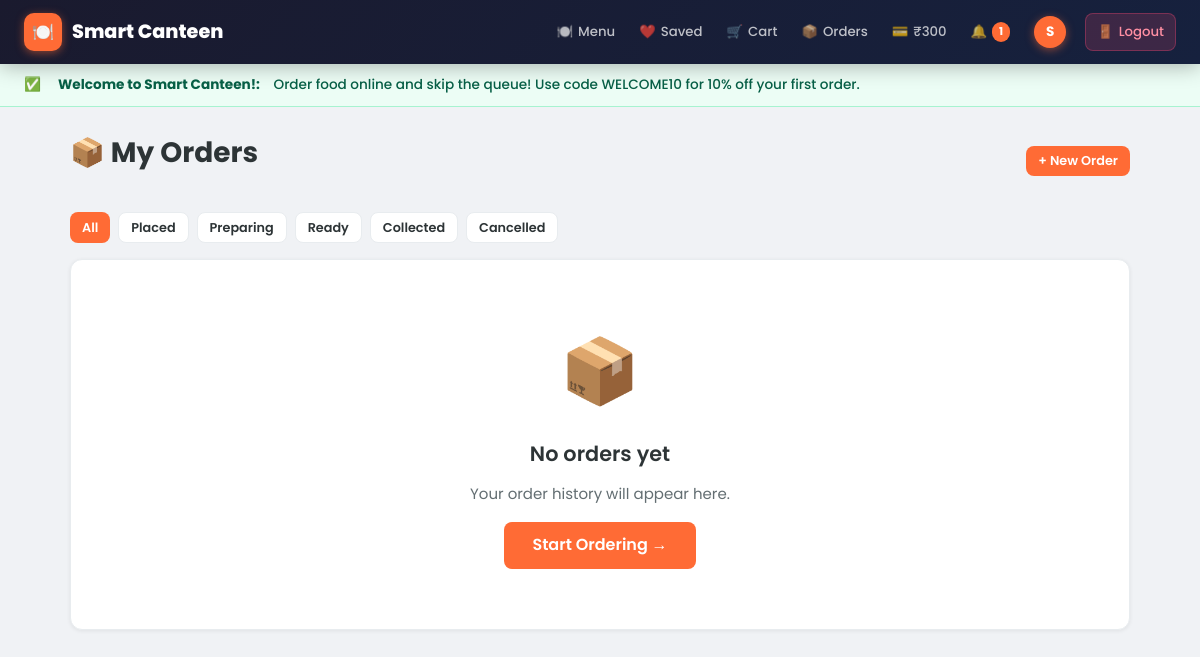
Page /orders (signed in) on the committed database.
### tables this page shows
CREATE TABLE users(
        id INTEGER PRIMARY KEY AUTOINCREMENT, name TEXT, college_id TEXT,
        email TEXT UNIQUE, password TEXT, role TEXT DEFAULT 'student',
        wallet REAL DEFAULT 0, phone TEXT DEFAULT '', bio TEXT DEFAULT '');

CREATE TABLE announcements(
        id INTEGER PRIMARY KEY AUTOINCREMENT, title TEXT, content TEXT,
        type TEXT DEFAULT 'info', active INTEGER DEFAULT 1,
        created_at TEXT DEFAULT (datetime('now','localtime')));

### app.py (the view)
@app.route("/orders")
@login_required
def orders():
    status_filter = request.args.get("status", "")
    sql = "SELECT * FROM orders WHERE user_id=?"
    args = [session["uid"]]
    if status_filter:
        sql += " AND status=?"; args.append(status_filter)
    sql += " ORDER BY id DESC"
    rows = many(sql, args)
    return render_template("orders.html", orders=rows, status_filter=status_filter,
                           statuses=STATUSES + ["Cancelled"])

### app.py (called while the page is built)
def db():
    if "db" not in g:
        g.db = sqlite3.connect(DB)
        g.db.row_factory = sqlite3.Row
        g.db.execute("PRAGMA journal_mode=WAL")
        g.db.execute("PRAGMA foreign_keys=ON")
    return g.db

def one(sql, a=()):
    return db().execute(sql, a).fetchone()

def many(sql, a=()):
    return db().execute(sql, a).fetchall()

def login_required(f):
    @wraps(f)
    def w(*a, **k):
        if "uid" not in session:
            flash("Please sign in to continue.")
            return redirect(url_for("login"))
        return f(*a, **k)
    return w

@app.context_processor
def inject():
    d = {"wallet_bal": 0, "ready_count": 0, "cart_count": 0,
         "unread_notif": 0, "active_announcements": []}
    if session.get("uid"):
        if session.get("role") != "admin":
            u = one("SELECT wallet FROM users WHERE id=?", (session["uid"],))
            if u:
                d["wallet_bal"] = u["wallet"]
            d["ready_count"] = one(
                "SELECT COUNT(*) FROM orders WHERE user_id=? AND status='Ready'",
                (session["uid"],))[0]
            d["cart_count"] = sum(session.get("cart", {}).values())
            d["unread_notif"] = one(
                "SELECT COUNT(*) FROM notifications WHERE user_id=? AND is_read=0",
                (session["uid"],))[0]
        d["active_announcements"] = many(
            "SELECT * FROM announcements WHERE active=1 ORDER BY id DESC LIMIT 3")
    return d

### templates/orders.html (shortened to what this page needs)
{% extends "base.html" %}
{% block content %}
<div class="page-header">
  <h1>📦 My Orders</h1>
  <a href="/menu" class="btn btn-primary btn-sm">+ New Order</a>
</div>
<div class="d-flex gap-sm flex-wrap mb-md">
  <a href="/orders" class="btn btn-sm {{ 'btn-primary' if not status_filter else 'btn-secondary' }}">All</a>
  {% for s in statuses %}
  <a href="/orders?status={{ s }}" class="btn btn-sm {{ 'btn-primary' if status_filter == s else 'btn-secondary' }}">{{
    s }}</a>
  {% endfor %}
</div>
{% if orders %}
<div class="card mb-0">
  <div class="table-wrapper">
    <table>
      <thead>
        <tr>
          <th>Token</th>
          <th>Date</th>
          <th>Slot</th>
          <th>Items</th>
          <th>Total</th>
          <th>Payment</th>
          <th>Status</th>
          <th></th>
        </tr>
      </thead>
      <tbody>
        {% for o in orders %}
        <tr>
          <td class="font-mono fw-bold" style="color:var(--primary);">{{ o.token }}</td>
          <td class="fs-sm text-muted">{{ o.order_date }}</td>
          <td class="fs-sm">{{ o.pickup_slot }}</td>
          <td class="fs-sm text-muted">—</td>
          <td class="fw-bold">₹{{ '%.0f'|format(o.total) }}</td>
          <td>
            <span class="badge badge-{{ o.payment_status }}">{{ o.payment_status }}</span>
          </td>
          <td>
            <span class="badge badge-{{ o.status }}">{{ o.status }}</span>
          </td>
          <td>
            <div class="d-flex gap-sm">
              <a href="/order/{{ o.id }}" class="btn btn-secondary btn-sm">View</a>
              {% if o.status not in ['Cancelled'] %}
              <a href="/reorder/{{ o.id }}" class="btn btn-primary btn-sm">Reorder</a>
              {% endif %}
            </div>
          </td>
        </tr>
        {% endfor %}
      </tbody>
    </table>
  </div>
</div>
{% else %}
<div class="card text-center" style="padding:60px 20px;">
  <div style="font-size:4rem;margin-bottom:14px;">📦</div>
  <h2>No orders yet</h2>
  <p class="text-muted mb-md">Your order history will appear here.</p>
  <a href="/menu" class="btn btn-primary btn-lg">Start Ordering →</a>
</div>
{% endif %}
{% endblock %}

### templates/base.html (shortened to what this page needs)
<!DOCTYPE html>
<html lang="en">
<head>
<link rel="stylesheet" href="{{ url_for('static', filename='style.css') }}">
</head>
<body>
<nav class="navbar">
  <a href="/" class="brand">
    <div class="brand-icon">🍽️</div>
    <span>Smart Canteen</span>
  </a>
  <div class="nav-links">
    {% if session.role == 'admin' %}
      <a href="/admin" class="nav-link">📊 Dashboard</a>
      <a href="/admin/orders" class="nav-link">🧾 Orders</a>
      <a href="/admin/menu" class="nav-link">🍽️ Menu</a>
      <a href="/admin/analytics" class="nav-link">📈 Analytics</a>
      <a href="/admin/students" class="nav-link">👨‍🎓 Students</a>
    {% elif session.uid %}
      <a href="/menu" class="nav-link">🍽️ <span>Menu</span></a>
      <a href="/favorites" class="nav-link">❤️ <span>Saved</span></a>
      <a href="/cart" class="nav-link">🛒 <span>Cart</span>
      </a>
      <a href="/orders" class="nav-link">📦 <span>Orders</span></a>
      <a href="/wallet" class="nav-link">💳 <span>₹{{ '%.0f'|format(wallet_bal) }}</span></a>
      <a href="/notifications" class="nav-link">🔔
        {% if unread_notif %}<span class="nav-badge pulse">{{ unread_notif }}</span>{% endif %}
      </a>
      <a href="/profile" class="nav-link">
        <div class="nav-avatar">{{ session.name[0].upper() if session.name else 'U' }}</div>
      </a>
    {% endif %}
    {% if session.uid %}
      <a href="/logout" class="nav-link" title="Sign out" style="margin-left:6px;background:rgba(239,71,111,0.18);color:#FF8FA3;border:1px solid rgba(239,71,111,0.35);">🚪 <span>Logout</span></a>
    {% endif %}
  </div>
</nav>
{% for ann in active_announcements %}
<div class="announcement-bar {{ ann.type }}">
  {% if ann.type == 'success' %}✅{% elif ann.type == 'warning' %}⚠️{% else %}ℹ️{% endif %}
  &nbsp;<strong>{{ ann.title }}:</strong>&nbsp;{{ ann.content }}
</div>
{% endfor %}
{% if session.role == 'admin' %}
<div class="admin-layout">
  <aside class="admin-sidebar">
    <div class="sidebar-section">Overview</div>
    <a href="/admin" class="sidebar-link {{ 'active' if request.endpoint == 'admin_home' }}">📊 Dashboard</a>
    <div class="sidebar-section">Operations</div>
    <a href="/admin/orders" class="sidebar-link {{ 'active' if request.endpoint in ['admin_orders','admin_status','admin_cancel'] }}">🧾 Orders</a>
    <a href="/admin/menu" class="sidebar-link {{ 'active' if request.endpoint in ['admin_menu','admin_edit','admin_restock','admin_toggle','admin_delete'] }}">🍽️ Menu</a>
    <div class="sidebar-section">Insights</div>
    <a href="/admin/analytics" class="sidebar-link {{ 'active' if request.endpoint == 'admin_analytics' }}">📈 Analytics</a>
    <a href="/admin/report" class="sidebar-link {{ 'active' if request.endpoint in ['admin_report','admin_report_csv'] }}">📋 Report</a>
    <div class="sidebar-section">Management</div>
    <a href="/admin/coupons" class="sidebar-link {{ 'active' if request.endpoint in ['admin_coupons','coupon_toggle','coupon_delete'] }}">🏷️ Coupons</a>
    <a href="/admin/students" class="sidebar-link {{ 'active' if request.endpoint in ['admin_students','admin_credit'] }}">👨‍🎓 Students</a>
    <a href="/admin/feedback" class="sidebar-link {{ 'active' if request.endpoint == 'admin_feedback' }}">⭐ Feedback</a>
    <a href="/admin/announcements" class="sidebar-link {{ 'active' if request.endpoint in ['admin_announcements','announcement_toggle','announcement_delete'] }}">📢 Announcements</a>
    <div style="flex:1"></div>
    <div style="padding:10px 12px;">
      <a href="/logout" class="btn btn-secondary btn-sm w-full">🚪 Sign out</a>
    </div>
  </aside>
  <main class="admin-content">
    {{ self.content() }}
  </main>
</div>
{% else %}
{% block wrapper %}
<div class="container">
  {% block content %}{% endblock %}
</div>
{% endblock %}
{% endif %}
</body>
</html>

### static/style.css (style rules this page uses)
:root { --primary: #FF6B35; --primary-dark: #E55A25; --primary-light: #FFF3EE; --secondary: #1A1A2E; --secondary-mid: #16213E; --success: #06D6A0; --success-dark: #05B08A; --success-light: #ECFDF5; --danger: #EF476F; --danger-dark: #D63060; --danger-light: #FEF2F5; --warning: #FFD166; --warning-light: #FFFBEB; --info: #118AB2; --info-light: #EFF6FF; --purple: #8338EC; --purple-light: #F5F3FF; --bg: #F0F2F5; --surface: #FFFFFF; --text: #2D3436; --text-muted: #636E72; --text-light: #B2BEC3; --border: #E8ECEF; --shadow-sm: 0 1px 4px rgba(0,0,0,0.07); --shadow: 0 4px 16px rgba(0,0,0,0.10); --shadow-lg: 0 8px 32px rgba(0,0,0,0.14); --shadow-colored: 0 8px 24px rgba(255,107,53,0.25); --radius-sm: 8px; --radius: 12px; --radius-lg: 20px; --radius-xl: 28px; --transition: 0.2s ease; }
*, *::before, *::after { box-sizing: border-box; margin: 0; padding: 0; }
html { scroll-behavior: smooth; }
body { font-family: 'Poppins', 'Segoe UI', Arial, sans-serif; background: var(--bg); color: var(--text); line-height: 1.6; font-size: 15px; }
a { color: var(--primary); text-decoration: none; transition: color var(--transition); }
h1 { font-size: 1.75rem; font-weight: 700; margin-bottom: 1rem; }
h2 { font-size: 1.3rem; font-weight: 600; margin-bottom: 0.75rem; }
.navbar { background: linear-gradient(135deg, var(--secondary) 0%, var(--secondary-mid) 100%); padding: 0 24px; display: flex; align-items: center; gap: 6px; height: 64px; position: sticky; top: 0; z-index: 1000; box-shadow: 0 2px 20px rgba(0,0,0,0.3); }
.brand { font-size: 1.2rem; font-weight: 800; color: #fff; display: flex; align-items: center; gap: 10px; margin-right: auto; white-space: nowrap; }
.brand-icon { width: 38px; height: 38px; background: var(--primary); border-radius: 10px; display: flex; align-items: center; justify-content: center; font-size: 1.1rem; box-shadow: 0 2px 8px rgba(255,107,53,0.5); }
.nav-links { display: flex; align-items: center; gap: 2px; }
.nav-link { color: rgba(255,255,255,0.72); padding: 7px 11px; border-radius: var(--radius-sm); font-size: 0.83rem; font-weight: 500; transition: all var(--transition); display: flex; align-items: center; gap: 5px; white-space: nowrap; }
.nav-badge { background: var(--primary); color: #fff; font-size: 0.68rem; font-weight: 700; padding: 1px 6px; border-radius: 100px; min-width: 18px; text-align: center; line-height: 1.6; }
.nav-badge.pulse { animation: badge-pulse 2s ease-in-out infinite; }
.nav-avatar { width: 32px; height: 32px; background: var(--primary); border-radius: 50%; display: flex; align-items: center; justify-content: center; color: #fff; font-weight: 700; font-size: 0.85rem; cursor: pointer; transition: transform var(--transition); box-shadow: 0 2px 8px rgba(255,107,53,0.5); }
.announcement-bar { padding: 10px 24px; font-size: 0.85rem; font-weight: 500; display: flex; align-items: center; gap: 10px; }
.announcement-bar.success { background: var(--success-light); color: #065F46; border-bottom: 1px solid #A7F3D0; }
.container { max-width: 1100px; margin: 0 auto; padding: 24px 20px; }
.card { background: var(--surface); border-radius: var(--radius); padding: 20px; box-shadow: var(--shadow-sm); margin-bottom: 16px; border: 1px solid var(--border); transition: box-shadow var(--transition), transform var(--transition); }
.btn { display: inline-flex; align-items: center; gap: 7px; padding: 9px 18px; border-radius: var(--radius-sm); font-size: 0.875rem; font-weight: 600; cursor: pointer; border: none; text-decoration: none; transition: all var(--transition); white-space: nowrap; font-family: inherit; line-height: 1.4; }
.btn-primary { background: var(--primary); color: #fff; }
.btn-secondary { background: var(--surface); color: var(--text); border: 1.5px solid var(--border); }
.btn-sm { padding: 6px 12px; font-size: 0.8rem; }
.btn-lg { padding: 12px 28px; font-size: 1rem; }
.d-flex { display: flex; }
.flex-wrap { flex-wrap: wrap; }
.gap-sm { gap: 8px; }
.text-center { text-align: center; }
.text-muted { color: var(--text-muted); }
.mb-md { margin-bottom: 16px; }
.page-header { display: flex; align-items: center; justify-content: space-between; margin-bottom: 20px; flex-wrap: wrap; gap: 10px; }

### rows in the picture
users: wallet "300"
announcements: title "Welcome to Smart Canteen!", content "Order food online and skip the queue! Use code WELCOME10 for 10% off your first order."

### other values in the picture
{{ unread_notif }} "1"
{{ session.name[0].upper() if session.name else 'U' }} "S"
{{ s }} "Placed" "Preparing" "Ready" "Collected" "Cancelled"
